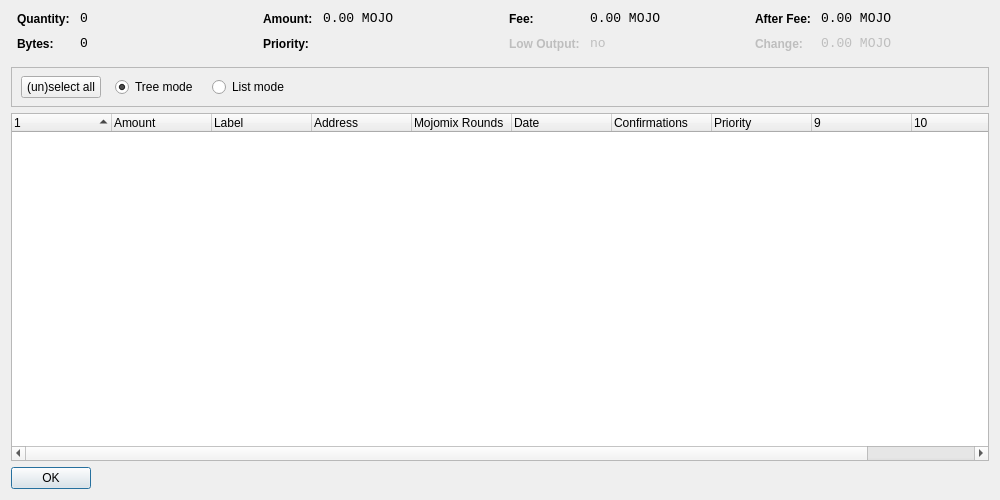
<?xml version="1.0" encoding="UTF-8"?>
<ui version="4.0">
 <class>CoinControlDialog</class>
 <widget class="QDialog" name="CoinControlDialog">
  <property name="geometry">
   <rect>
    <x>0</x>
    <y>0</y>
    <width>1000</width>
    <height>500</height>
   </rect>
  </property>
  <property name="windowTitle">
   <string>Coin Control</string>
  </property>
  <layout class="QVBoxLayout" name="verticalLayout">
   <item>
    <layout class="QHBoxLayout" name="horizontalLayoutTop" stretch="0,0,0,0">
     <property name="topMargin">
      <number>0</number>
     </property>
     <property name="bottomMargin">
      <number>10</number>
     </property>
     <item>
      <layout class="QFormLayout" name="formLayoutCoinControl1">
       <property name="horizontalSpacing">
        <number>10</number>
       </property>
       <property name="verticalSpacing">
        <number>10</number>
       </property>
       <property name="leftMargin">
        <number>6</number>
       </property>
       <property name="rightMargin">
        <number>6</number>
       </property>
       <item row="0" column="0">
        <widget class="QLabel" name="labelCoinControlQuantityText">
         <property name="styleSheet">
          <string notr="true">font-weight:bold;</string>
         </property>
         <property name="text">
          <string>Quantity:</string>
         </property>
        </widget>
       </item>
       <item row="0" column="1">
        <widget class="QLabel" name="labelCoinControlQuantity">
         <property name="font">
          <font>
           <family>Monospace</family>
           <pointsize>10</pointsize>
          </font>
         </property>
         <property name="cursor">
          <cursorShape>IBeamCursor</cursorShape>
         </property>
         <property name="contextMenuPolicy">
          <enum>Qt::ActionsContextMenu</enum>
         </property>
         <property name="text">
          <string notr="true">0</string>
         </property>
         <property name="textInteractionFlags">
          <set>Qt::LinksAccessibleByMouse|Qt::TextSelectableByKeyboard|Qt::TextSelectableByMouse</set>
         </property>
        </widget>
       </item>
       <item row="1" column="0">
        <widget class="QLabel" name="labelCoinControlBytesText">
         <property name="styleSheet">
          <string notr="true">font-weight:bold;</string>
         </property>
         <property name="text">
          <string>Bytes:</string>
         </property>
        </widget>
       </item>
       <item row="1" column="1">
        <widget class="QLabel" name="labelCoinControlBytes">
         <property name="font">
          <font>
           <family>Monospace</family>
           <pointsize>10</pointsize>
          </font>
         </property>
         <property name="cursor">
          <cursorShape>IBeamCursor</cursorShape>
         </property>
         <property name="contextMenuPolicy">
          <enum>Qt::ActionsContextMenu</enum>
         </property>
         <property name="text">
          <string notr="true">0</string>
         </property>
         <property name="textInteractionFlags">
          <set>Qt::LinksAccessibleByMouse|Qt::TextSelectableByKeyboard|Qt::TextSelectableByMouse</set>
         </property>
        </widget>
       </item>
      </layout>
     </item>
     <item>
      <layout class="QFormLayout" name="formLayoutCoinControl2">
       <property name="horizontalSpacing">
        <number>10</number>
       </property>
       <property name="verticalSpacing">
        <number>10</number>
       </property>
       <property name="leftMargin">
        <number>6</number>
       </property>
       <property name="rightMargin">
        <number>6</number>
       </property>
       <item row="0" column="0">
        <widget class="QLabel" name="labelCoinControlAmountText">
         <property name="styleSheet">
          <string notr="true">font-weight:bold;</string>
         </property>
         <property name="text">
          <string>Amount:</string>
         </property>
        </widget>
       </item>
       <item row="0" column="1">
        <widget class="QLabel" name="labelCoinControlAmount">
         <property name="font">
          <font>
           <family>Monospace</family>
           <pointsize>10</pointsize>
          </font>
         </property>
         <property name="cursor">
          <cursorShape>IBeamCursor</cursorShape>
         </property>
         <property name="contextMenuPolicy">
          <enum>Qt::ActionsContextMenu</enum>
         </property>
         <property name="text">
          <string notr="true">0.00 MOJO</string>
         </property>
         <property name="textInteractionFlags">
          <set>Qt::LinksAccessibleByMouse|Qt::TextSelectableByKeyboard|Qt::TextSelectableByMouse</set>
         </property>
        </widget>
       </item>
       <item row="1" column="0">
        <widget class="QLabel" name="labelCoinControlPriorityText">
         <property name="styleSheet">
          <string notr="true">font-weight:bold;</string>
         </property>
         <property name="text">
          <string>Priority:</string>
         </property>
        </widget>
       </item>
       <item row="1" column="1">
        <widget class="QLabel" name="labelCoinControlPriority">
         <property name="font">
          <font>
           <family>Monospace</family>
           <pointsize>10</pointsize>
          </font>
         </property>
         <property name="cursor">
          <cursorShape>IBeamCursor</cursorShape>
         </property>
         <property name="contextMenuPolicy">
          <enum>Qt::ActionsContextMenu</enum>
         </property>
         <property name="text">
          <string/>
         </property>
         <property name="textInteractionFlags">
          <set>Qt::LinksAccessibleByMouse|Qt::TextSelectableByKeyboard|Qt::TextSelectableByMouse</set>
         </property>
        </widget>
       </item>
      </layout>
     </item>
     <item>
      <layout class="QFormLayout" name="formLayoutCoinControl3">
       <property name="horizontalSpacing">
        <number>10</number>
       </property>
       <property name="verticalSpacing">
        <number>10</number>
       </property>
       <property name="leftMargin">
        <number>6</number>
       </property>
       <property name="rightMargin">
        <number>6</number>
       </property>
       <item row="0" column="0">
        <widget class="QLabel" name="labelCoinControlFeeText">
         <property name="styleSheet">
          <string notr="true">font-weight:bold;</string>
         </property>
         <property name="text">
          <string>Fee:</string>
         </property>
        </widget>
       </item>
       <item row="0" column="1">
        <widget class="QLabel" name="labelCoinControlFee">
         <property name="font">
          <font>
           <family>Monospace</family>
           <pointsize>10</pointsize>
          </font>
         </property>
         <property name="cursor">
          <cursorShape>IBeamCursor</cursorShape>
         </property>
         <property name="contextMenuPolicy">
          <enum>Qt::ActionsContextMenu</enum>
         </property>
         <property name="text">
          <string notr="true">0.00 MOJO</string>
         </property>
         <property name="textInteractionFlags">
          <set>Qt::LinksAccessibleByMouse|Qt::TextSelectableByKeyboard|Qt::TextSelectableByMouse</set>
         </property>
        </widget>
       </item>
       <item row="1" column="0">
        <widget class="QLabel" name="labelCoinControlLowOutputText">
         <property name="enabled">
          <bool>false</bool>
         </property>
         <property name="styleSheet">
          <string notr="true">font-weight:bold;</string>
         </property>
         <property name="text">
          <string>Low Output:</string>
         </property>
        </widget>
       </item>
       <item row="1" column="1">
        <widget class="QLabel" name="labelCoinControlLowOutput">
         <property name="enabled">
          <bool>false</bool>
         </property>
         <property name="font">
          <font>
           <family>Monospace</family>
           <pointsize>10</pointsize>
          </font>
         </property>
         <property name="cursor">
          <cursorShape>IBeamCursor</cursorShape>
         </property>
         <property name="contextMenuPolicy">
          <enum>Qt::ActionsContextMenu</enum>
         </property>
         <property name="text">
          <string notr="true">no</string>
         </property>
         <property name="textInteractionFlags">
          <set>Qt::LinksAccessibleByMouse|Qt::TextSelectableByKeyboard|Qt::TextSelectableByMouse</set>
         </property>
        </widget>
       </item>
      </layout>
     </item>
     <item>
      <layout class="QFormLayout" name="formLayoutCoinControl4">
       <property name="horizontalSpacing">
        <number>10</number>
       </property>
       <property name="verticalSpacing">
        <number>10</number>
       </property>
       <property name="leftMargin">
        <number>6</number>
       </property>
       <property name="rightMargin">
        <number>6</number>
       </property>
       <item row="0" column="0">
        <widget class="QLabel" name="labelCoinControlAfterFeeText">
         <property name="styleSheet">
          <string notr="true">font-weight:bold;</string>
         </property>
         <property name="text">
          <string>After Fee:</string>
         </property>
        </widget>
       </item>
       <item row="0" column="1">
        <widget class="QLabel" name="labelCoinControlAfterFee">
         <property name="font">
          <font>
           <family>Monospace</family>
           <pointsize>10</pointsize>
          </font>
         </property>
         <property name="cursor">
          <cursorShape>IBeamCursor</cursorShape>
         </property>
         <property name="contextMenuPolicy">
          <enum>Qt::ActionsContextMenu</enum>
         </property>
         <property name="text">
          <string notr="true">0.00 MOJO</string>
         </property>
         <property name="textInteractionFlags">
          <set>Qt::LinksAccessibleByMouse|Qt::TextSelectableByKeyboard|Qt::TextSelectableByMouse</set>
         </property>
        </widget>
       </item>
       <item row="1" column="0">
        <widget class="QLabel" name="labelCoinControlChangeText">
         <property name="enabled">
          <bool>false</bool>
         </property>
         <property name="styleSheet">
          <string notr="true">font-weight:bold;</string>
         </property>
         <property name="text">
          <string>Change:</string>
         </property>
        </widget>
       </item>
       <item row="1" column="1">
        <widget class="QLabel" name="labelCoinControlChange">
         <property name="enabled">
          <bool>false</bool>
         </property>
         <property name="font">
          <font>
           <family>Monospace</family>
           <pointsize>10</pointsize>
          </font>
         </property>
         <property name="cursor">
          <cursorShape>IBeamCursor</cursorShape>
         </property>
         <property name="contextMenuPolicy">
          <enum>Qt::ActionsContextMenu</enum>
         </property>
         <property name="text">
          <string notr="true">0.00 MOJO</string>
         </property>
         <property name="textInteractionFlags">
          <set>Qt::LinksAccessibleByMouse|Qt::TextSelectableByKeyboard|Qt::TextSelectableByMouse</set>
         </property>
        </widget>
       </item>
      </layout>
     </item>
    </layout>
   </item>
   <item>
    <widget class="QFrame" name="frame">
     <property name="minimumSize">
      <size>
       <width>0</width>
       <height>40</height>
      </size>
     </property>
     <property name="frameShape">
      <enum>QFrame::StyledPanel</enum>
     </property>
     <property name="frameShadow">
      <enum>QFrame::Sunken</enum>
     </property>
     <widget class="QWidget" name="horizontalLayoutWidget">
      <property name="geometry">
       <rect>
        <x>10</x>
        <y>0</y>
        <width>781</width>
        <height>41</height>
       </rect>
      </property>
      <layout class="QHBoxLayout" name="horizontalLayoutPanel" stretch="0,0,0,0,0">
       <property name="spacing">
        <number>14</number>
       </property>
       <item>
        <widget class="QPushButton" name="pushButtonSelectAll">
         <property name="sizePolicy">
          <sizepolicy hsizetype="Maximum" vsizetype="Fixed">
           <horstretch>0</horstretch>
           <verstretch>0</verstretch>
          </sizepolicy>
         </property>
         <property name="text">
          <string>(un)select all</string>
         </property>
        </widget>
       </item>
       <item>
        <widget class="QRadioButton" name="radioTreeMode">
         <property name="sizePolicy">
          <sizepolicy hsizetype="Maximum" vsizetype="Fixed">
           <horstretch>0</horstretch>
           <verstretch>0</verstretch>
          </sizepolicy>
         </property>
         <property name="text">
          <string>Tree mode</string>
         </property>
         <property name="checked">
          <bool>true</bool>
         </property>
        </widget>
       </item>
       <item>
        <widget class="QRadioButton" name="radioListMode">
         <property name="sizePolicy">
          <sizepolicy hsizetype="Maximum" vsizetype="Fixed">
           <horstretch>0</horstretch>
           <verstretch>0</verstretch>
          </sizepolicy>
         </property>
         <property name="text">
          <string>List mode</string>
         </property>
        </widget>
       </item>
       <item>
        <spacer name="horizontalSpacer">
         <property name="orientation">
          <enum>Qt::Horizontal</enum>
         </property>
         <property name="sizeHint" stdset="0">
          <size>
           <width>40</width>
           <height>20</height>
          </size>
         </property>
        </spacer>
       </item>
      </layout>
     </widget>
    </widget>
   </item>
   <item>
    <widget class="CoinControlTreeWidget" name="treeWidget">
     <property name="contextMenuPolicy">
      <enum>Qt::CustomContextMenu</enum>
     </property>
     <property name="sortingEnabled">
      <bool>false</bool>
     </property>
     <property name="columnCount">
      <number>11</number>
     </property>
     <attribute name="headerShowSortIndicator" stdset="0">
      <bool>true</bool>
     </attribute>
     <attribute name="headerStretchLastSection">
      <bool>false</bool>
     </attribute>
     <column>
      <property name="text">
       <string/>
      </property>
     </column>
     <column>
      <property name="text">
       <string>Amount</string>
      </property>
     </column>
     <column>
      <property name="text">
       <string>Label</string>
      </property>
     </column>
     <column>
      <property name="text">
       <string>Address</string>
      </property>
     </column>
     <column>
      <property name="text">
       <string>Mojomix Rounds</string>
      </property>
    </column>
     <column>
      <property name="text">
       <string>Date</string>
      </property>
     </column>
     <column>
      <property name="text">
       <string>Confirmations</string>
      </property>
      <property name="toolTip">
       <string>Confirmed</string>
      </property>
     </column>
     <column>
      <property name="text">
       <string>Priority</string>
      </property>
     </column>
     <column>
      <property name="text">
       <string/>
      </property>
     </column>
     <column>
      <property name="text">
       <string/>
      </property>
     </column>
     <column>
      <property name="text">
       <string/>
      </property>
     </column>
     <column>
      <property name="text">
       <string/>
      </property>
     </column>
    </widget>
   </item>
   <item>
    <widget class="QDialogButtonBox" name="buttonBox">
     <property name="sizePolicy">
      <sizepolicy hsizetype="Maximum" vsizetype="Fixed">
       <horstretch>0</horstretch>
       <verstretch>0</verstretch>
      </sizepolicy>
     </property>
     <property name="orientation">
      <enum>Qt::Horizontal</enum>
     </property>
     <property name="standardButtons">
      <set>QDialogButtonBox::Ok</set>
     </property>
    </widget>
   </item>
  </layout>
 </widget>
 <customwidgets>
  <customwidget>
   <class>CoinControlTreeWidget</class>
   <extends>QTreeWidget</extends>
   <header>coincontroltreewidget.h</header>
  </customwidget>
 </customwidgets>
 <resources/>
 <connections/>
</ui>
